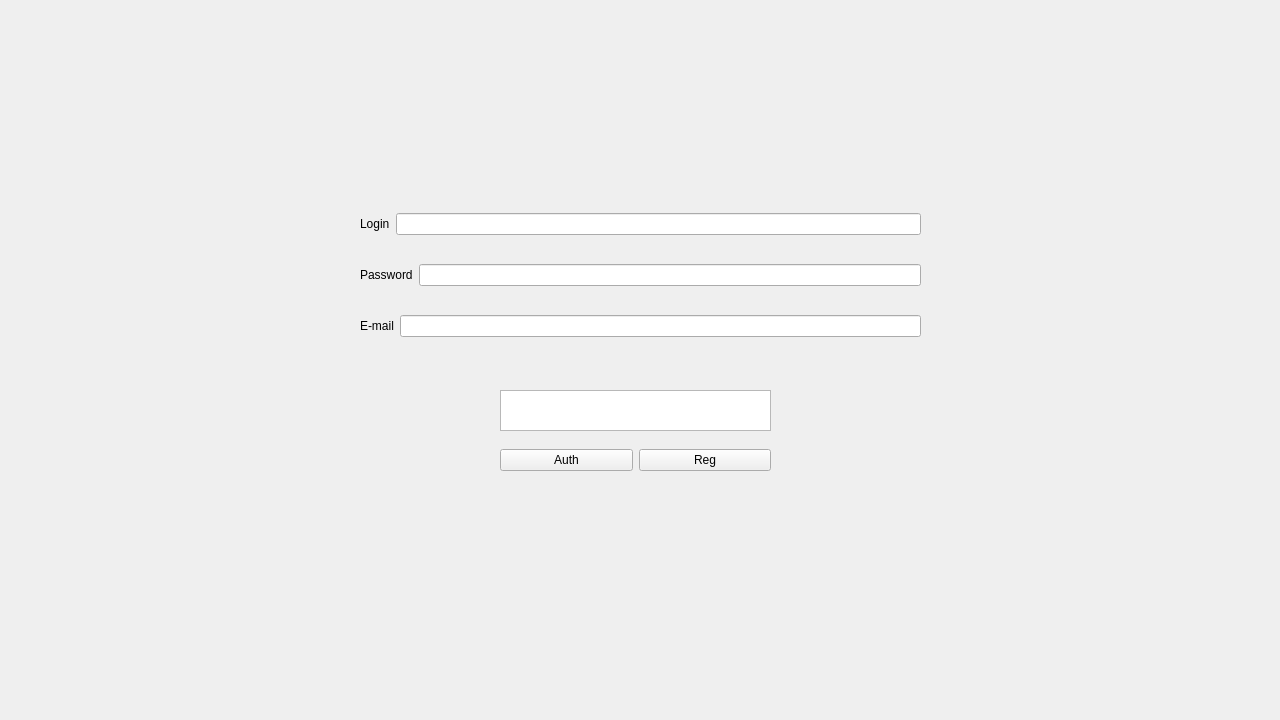
<?xml version="1.0" encoding="UTF-8"?>
<ui version="4.0">
 <class>authregform</class>
 <widget class="QWidget" name="authregform">
  <property name="geometry">
   <rect>
    <x>0</x>
    <y>0</y>
    <width>1280</width>
    <height>720</height>
   </rect>
  </property>
  <property name="windowTitle">
   <string>Form</string>
  </property>
  <widget class="QWidget" name="verticalLayoutWidget">
   <property name="geometry">
    <rect>
     <x>360</x>
     <y>190</y>
     <width>561</width>
     <height>171</height>
    </rect>
   </property>
   <layout class="QVBoxLayout" name="verticalLayout">
    <item>
     <layout class="QHBoxLayout" name="horizontalLayout">
      <item>
       <widget class="QLabel" name="label">
        <property name="text">
         <string>Login</string>
        </property>
       </widget>
      </item>
      <item>
       <widget class="QLineEdit" name="lineEdit"/>
      </item>
     </layout>
    </item>
    <item>
     <layout class="QHBoxLayout" name="horizontalLayout_2">
      <item>
       <widget class="QLabel" name="label_2">
        <property name="text">
         <string>Password</string>
        </property>
       </widget>
      </item>
      <item>
       <widget class="QLineEdit" name="lineEdit_2"/>
      </item>
     </layout>
    </item>
    <item>
     <layout class="QHBoxLayout" name="horizontalLayout_4">
      <item>
       <widget class="QLabel" name="label_3">
        <property name="text">
         <string>E-mail</string>
        </property>
       </widget>
      </item>
      <item>
       <widget class="QLineEdit" name="lineEdit_3"/>
      </item>
     </layout>
    </item>
   </layout>
  </widget>
  <widget class="QWidget" name="horizontalLayoutWidget_3">
   <property name="geometry">
    <rect>
     <x>500</x>
     <y>440</y>
     <width>271</width>
     <height>41</height>
    </rect>
   </property>
   <layout class="QHBoxLayout" name="horizontalLayout_3">
    <item>
     <widget class="QPushButton" name="pushButton">
      <property name="text">
       <string>Auth</string>
      </property>
     </widget>
    </item>
    <item>
     <widget class="QPushButton" name="pushButton_2">
      <property name="text">
       <string>Reg</string>
      </property>
     </widget>
    </item>
   </layout>
  </widget>
  <widget class="QTextBrowser" name="textBrowser">
   <property name="geometry">
    <rect>
     <x>500</x>
     <y>390</y>
     <width>271</width>
     <height>41</height>
    </rect>
   </property>
  </widget>
 </widget>
 <resources/>
 <connections/>
</ui>
